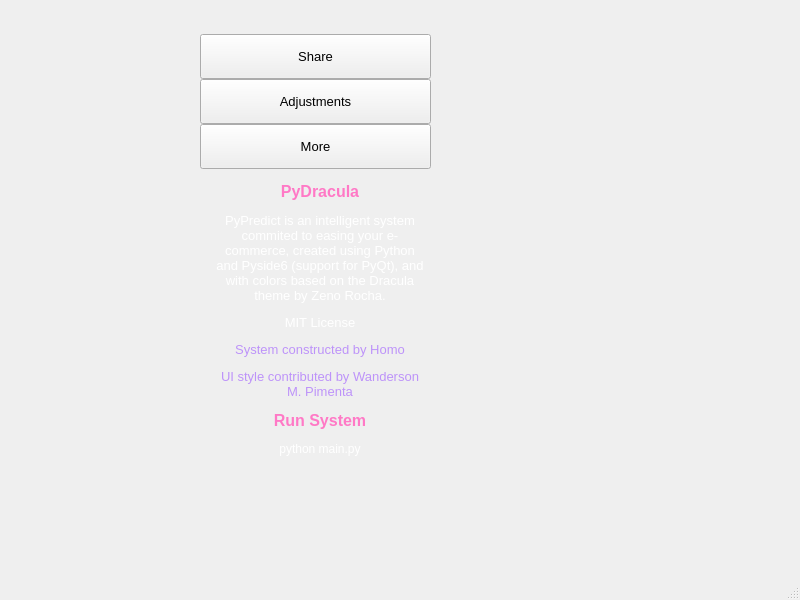
<?xml version="1.0" encoding="UTF-8"?>
<ui version="4.0">
 <class>MainWindow</class>
 <widget class="QMainWindow" name="MainWindow">
  <property name="geometry">
   <rect>
    <x>0</x>
    <y>0</y>
    <width>800</width>
    <height>600</height>
   </rect>
  </property>
  <property name="windowTitle">
   <string>MainWindow</string>
  </property>
  <widget class="QWidget" name="centralwidget">
   <widget class="QFrame" name="extraContent">
    <property name="geometry">
     <rect>
      <x>200</x>
      <y>34</y>
      <width>231</width>
      <height>731</height>
     </rect>
    </property>
    <property name="frameShape">
     <enum>QFrame::NoFrame</enum>
    </property>
    <property name="frameShadow">
     <enum>QFrame::Raised</enum>
    </property>
    <layout class="QVBoxLayout" name="verticalLayout_12">
     <property name="spacing">
      <number>0</number>
     </property>
     <property name="leftMargin">
      <number>0</number>
     </property>
     <property name="topMargin">
      <number>0</number>
     </property>
     <property name="rightMargin">
      <number>0</number>
     </property>
     <property name="bottomMargin">
      <number>0</number>
     </property>
     <item alignment="Qt::AlignTop">
      <widget class="QFrame" name="extraTopMenu">
       <property name="frameShape">
        <enum>QFrame::NoFrame</enum>
       </property>
       <property name="frameShadow">
        <enum>QFrame::Raised</enum>
       </property>
       <layout class="QVBoxLayout" name="verticalLayout_11">
        <property name="spacing">
         <number>0</number>
        </property>
        <property name="leftMargin">
         <number>0</number>
        </property>
        <property name="topMargin">
         <number>0</number>
        </property>
        <property name="rightMargin">
         <number>0</number>
        </property>
        <property name="bottomMargin">
         <number>0</number>
        </property>
        <item>
         <widget class="QPushButton" name="btn_share">
          <property name="sizePolicy">
           <sizepolicy hsizetype="Expanding" vsizetype="Fixed">
            <horstretch>0</horstretch>
            <verstretch>0</verstretch>
           </sizepolicy>
          </property>
          <property name="minimumSize">
           <size>
            <width>0</width>
            <height>45</height>
           </size>
          </property>
          <property name="font">
           <font>
            <family>Segoe UI</family>
            <pointsize>10</pointsize>
            <italic>false</italic>
            <bold>false</bold>
           </font>
          </property>
          <property name="cursor">
           <cursorShape>PointingHandCursor</cursorShape>
          </property>
          <property name="layoutDirection">
           <enum>Qt::LeftToRight</enum>
          </property>
          <property name="styleSheet">
           <string notr="true">background-image: url(:/icons/images/icons/cil-share-boxed.png);</string>
          </property>
          <property name="text">
           <string>Share</string>
          </property>
         </widget>
        </item>
        <item>
         <widget class="QPushButton" name="btn_adjustments">
          <property name="sizePolicy">
           <sizepolicy hsizetype="Expanding" vsizetype="Fixed">
            <horstretch>0</horstretch>
            <verstretch>0</verstretch>
           </sizepolicy>
          </property>
          <property name="minimumSize">
           <size>
            <width>0</width>
            <height>45</height>
           </size>
          </property>
          <property name="font">
           <font>
            <family>Segoe UI</family>
            <pointsize>10</pointsize>
            <italic>false</italic>
            <bold>false</bold>
           </font>
          </property>
          <property name="cursor">
           <cursorShape>PointingHandCursor</cursorShape>
          </property>
          <property name="layoutDirection">
           <enum>Qt::LeftToRight</enum>
          </property>
          <property name="styleSheet">
           <string notr="true">background-image: url(:/icons/images/icons/cil-equalizer.png);</string>
          </property>
          <property name="text">
           <string>Adjustments</string>
          </property>
         </widget>
        </item>
        <item>
         <widget class="QPushButton" name="btn_more">
          <property name="sizePolicy">
           <sizepolicy hsizetype="Expanding" vsizetype="Fixed">
            <horstretch>0</horstretch>
            <verstretch>0</verstretch>
           </sizepolicy>
          </property>
          <property name="minimumSize">
           <size>
            <width>0</width>
            <height>45</height>
           </size>
          </property>
          <property name="font">
           <font>
            <family>Segoe UI</family>
            <pointsize>10</pointsize>
            <italic>false</italic>
            <bold>false</bold>
           </font>
          </property>
          <property name="cursor">
           <cursorShape>PointingHandCursor</cursorShape>
          </property>
          <property name="layoutDirection">
           <enum>Qt::LeftToRight</enum>
          </property>
          <property name="styleSheet">
           <string notr="true">background-image: url(:/icons/images/icons/cil-layers.png);</string>
          </property>
          <property name="text">
           <string>More</string>
          </property>
         </widget>
        </item>
       </layout>
      </widget>
     </item>
     <item>
      <widget class="QFrame" name="extraCenter">
       <property name="frameShape">
        <enum>QFrame::NoFrame</enum>
       </property>
       <property name="frameShadow">
        <enum>QFrame::Raised</enum>
       </property>
       <layout class="QVBoxLayout" name="verticalLayout_10">
        <item>
         <widget class="QTextEdit" name="textEdit">
          <property name="minimumSize">
           <size>
            <width>222</width>
            <height>0</height>
           </size>
          </property>
          <property name="styleSheet">
           <string notr="true">background: transparent;</string>
          </property>
          <property name="frameShape">
           <enum>QFrame::NoFrame</enum>
          </property>
          <property name="readOnly">
           <bool>true</bool>
          </property>
          <property name="html">
           <string>&lt;!DOCTYPE HTML PUBLIC &quot;-//W3C//DTD HTML 4.0//EN&quot; &quot;http://www.w3.org/TR/REC-html40/strict.dtd&quot;&gt;
&lt;html&gt;&lt;head&gt;&lt;meta name=&quot;qrichtext&quot; content=&quot;1&quot; /&gt;&lt;meta charset=&quot;utf-8&quot; /&gt;&lt;style type=&quot;text/css&quot;&gt;
p, li { white-space: pre-wrap; }
&lt;/style&gt;&lt;/head&gt;&lt;body style=&quot; font-family:'Microsoft YaHei UI'; font-size:9pt; font-weight:400; font-style:normal;&quot;&gt;
&lt;p align=&quot;center&quot; style=&quot; margin-top:12px; margin-bottom:12px; margin-left:0px; margin-right:0px; -qt-block-indent:0; text-indent:0px;&quot;&gt;&lt;span style=&quot; font-family:'Segoe UI'; font-size:12pt; font-weight:600; color:#ff79c6;&quot;&gt;PyDracula&lt;/span&gt;&lt;/p&gt;
&lt;p align=&quot;center&quot; style=&quot; margin-top:12px; margin-bottom:12px; margin-left:0px; margin-right:0px; -qt-block-indent:0; text-indent:0px;&quot;&gt;&lt;span style=&quot; font-family:'Segoe UI'; font-size:10pt; color:#ffffff;&quot;&gt;PyPredict is an intelligent system commited to easing your e-commerce, created using Python and Pyside6 (support for PyQt), and with colors based on the Dracula theme by Zeno Rocha.&lt;/span&gt;&lt;/p&gt;
&lt;p align=&quot;center&quot; style=&quot; margin-top:12px; margin-bottom:12px; margin-left:0px; margin-right:0px; -qt-block-indent:0; text-indent:0px;&quot;&gt;&lt;span style=&quot; font-family:'Segoe UI'; font-size:10pt; color:#ffffff;&quot;&gt;MIT License&lt;/span&gt;&lt;/p&gt;
&lt;p align=&quot;center&quot; style=&quot; margin-top:12px; margin-bottom:12px; margin-left:0px; margin-right:0px; -qt-block-indent:0; text-indent:0px;&quot;&gt;&lt;span style=&quot; font-family:'Segoe UI'; font-size:10pt; color:#bd93f9;&quot;&gt;System constructed by Homo&lt;/span&gt;&lt;/p&gt;
&lt;p align=&quot;center&quot; style=&quot; margin-top:12px; margin-bottom:12px; margin-left:0px; margin-right:0px; -qt-block-indent:0; text-indent:0px;&quot;&gt;&lt;span style=&quot; font-family:'Segoe UI'; font-size:10pt; color:#bd93f9;&quot;&gt;UI style contributed by Wanderson M. Pimenta&lt;/span&gt;&lt;/p&gt;
&lt;p align=&quot;center&quot; style=&quot; margin-top:12px; margin-bottom:12px; margin-left:0px; margin-right:0px; -qt-block-indent:0; text-indent:0px;&quot;&gt;&lt;span style=&quot; font-family:'Segoe UI'; font-size:12pt; font-weight:600; color:#ff79c6;&quot;&gt;Run System&lt;/span&gt;&lt;/p&gt;
&lt;p align=&quot;center&quot; style=&quot; margin-top:12px; margin-bottom:12px; margin-left:0px; margin-right:0px; -qt-block-indent:0; text-indent:0px;&quot;&gt;&lt;span style=&quot; font-family:'Segoe UI'; color:#ffffff;&quot;&gt;python main.py&lt;/span&gt;&lt;/p&gt;&lt;/body&gt;&lt;/html&gt;</string>
          </property>
         </widget>
        </item>
       </layout>
      </widget>
     </item>
     <item>
      <widget class="QFrame" name="extraBottom">
       <property name="frameShape">
        <enum>QFrame::NoFrame</enum>
       </property>
       <property name="frameShadow">
        <enum>QFrame::Raised</enum>
       </property>
      </widget>
     </item>
    </layout>
    <zorder>extraTopMenu</zorder>
    <zorder>extraBottom</zorder>
    <zorder>extraCenter</zorder>
   </widget>
  </widget>
  <widget class="QMenuBar" name="menubar">
   <property name="geometry">
    <rect>
     <x>0</x>
     <y>0</y>
     <width>800</width>
     <height>22</height>
    </rect>
   </property>
  </widget>
  <widget class="QStatusBar" name="statusbar"/>
 </widget>
 <resources/>
 <connections/>
</ui>
